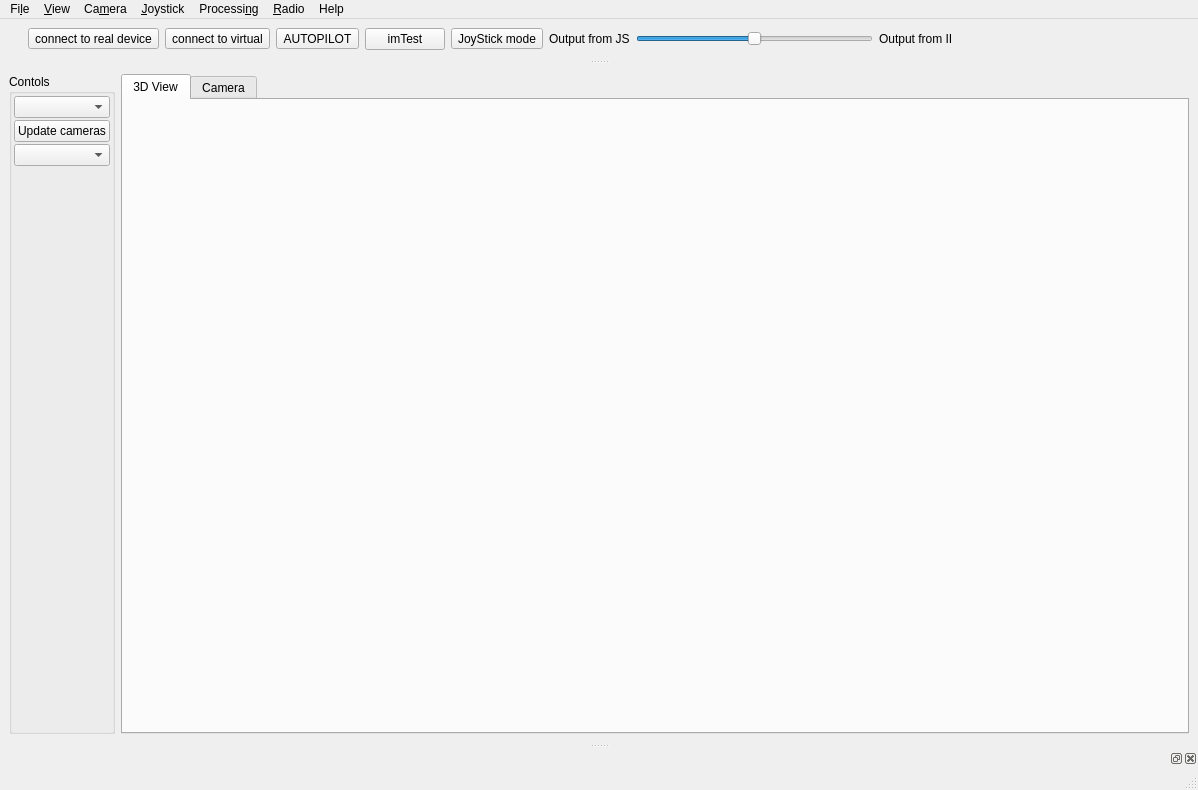
<?xml version="1.0" encoding="UTF-8"?>
<ui version="4.0">
 <class>PhysicsMainWindow</class>
 <widget class="QMainWindow" name="PhysicsMainWindow">
  <property name="geometry">
   <rect>
    <x>0</x>
    <y>0</y>
    <width>1198</width>
    <height>790</height>
   </rect>
  </property>
  <property name="windowTitle">
   <string>MainWindow</string>
  </property>
  <property name="windowIcon">
   <iconset resource="../../../resources/main.qrc">
    <normaloff>:/new/prefix1/transmit.png</normaloff>:/new/prefix1/transmit.png</iconset>
  </property>
  <widget class="QWidget" name="centralwidget">
   <layout class="QGridLayout" name="gridLayout">
    <item row="0" column="0">
     <widget class="QGroupBox" name="groupBox">
      <property name="maximumSize">
       <size>
        <width>350</width>
        <height>16777215</height>
       </size>
      </property>
      <property name="title">
       <string>Contols</string>
      </property>
      <layout class="QGridLayout" name="gridLayout_3">
       <property name="leftMargin">
        <number>2</number>
       </property>
       <property name="topMargin">
        <number>2</number>
       </property>
       <property name="rightMargin">
        <number>2</number>
       </property>
       <property name="bottomMargin">
        <number>2</number>
       </property>
       <property name="spacing">
        <number>2</number>
       </property>
       <item row="3" column="0">
        <widget class="CopterInputsWidget" name="inputsWidget" native="true"/>
       </item>
       <item row="0" column="0">
        <widget class="QComboBox" name="comboBox">
         <property name="currentText">
          <string/>
         </property>
        </widget>
       </item>
       <item row="2" column="0">
        <widget class="QComboBox" name="comboBox_2">
         <property name="currentText">
          <string/>
         </property>
        </widget>
       </item>
       <item row="1" column="0">
        <widget class="QPushButton" name="updateCameraButton">
         <property name="text">
          <string>Update cameras</string>
         </property>
        </widget>
       </item>
      </layout>
     </widget>
    </item>
    <item row="0" column="1">
     <widget class="QTabWidget" name="tabWidget">
      <property name="currentIndex">
       <number>0</number>
      </property>
      <widget class="QWidget" name="tab">
       <attribute name="title">
        <string>3D View</string>
       </attribute>
       <layout class="QGridLayout" name="gridLayout_4">
        <item row="0" column="0">
         <widget class="CloudViewDialog" name="cloud" native="true"/>
        </item>
       </layout>
      </widget>
      <widget class="QWidget" name="tab_2">
       <attribute name="title">
        <string>Camera</string>
       </attribute>
       <layout class="QGridLayout" name="gridLayout_5">
        <item row="0" column="0">
         <widget class="AdvancedImageWidget" name="imageView" native="true"/>
        </item>
       </layout>
      </widget>
     </widget>
    </item>
   </layout>
  </widget>
  <widget class="QMenuBar" name="menubar">
   <property name="geometry">
    <rect>
     <x>0</x>
     <y>0</y>
     <width>1198</width>
     <height>22</height>
    </rect>
   </property>
   <widget class="QMenu" name="menu12">
    <property name="title">
     <string>Fi&amp;le</string>
    </property>
    <addaction name="actionShowLog"/>
   </widget>
   <widget class="QMenu" name="menuCamera">
    <property name="title">
     <string>Ca&amp;mera</string>
    </property>
    <addaction name="actionCameraInput"/>
    <addaction name="actionCameraStart"/>
    <addaction name="actionCameraPause"/>
    <addaction name="actionCameraStop"/>
    <addaction name="actionCameraCaptureParamteres"/>
    <addaction name="separator"/>
    <addaction name="actionCameraCalibrate"/>
   </widget>
   <widget class="QMenu" name="menuJoystick">
    <property name="title">
     <string>&amp;Joystick</string>
    </property>
    <addaction name="actionJoystickParameters"/>
    <addaction name="separator"/>
   </widget>
   <widget class="QMenu" name="menuAbout">
    <property name="title">
     <string>Help</string>
    </property>
    <addaction name="actionDownloadModels"/>
    <addaction name="separator"/>
    <addaction name="actionAbout"/>
   </widget>
   <widget class="QMenu" name="menuProcessing">
    <property name="title">
     <string>Processi&amp;ng</string>
    </property>
    <addaction name="actionCameraModel"/>
    <addaction name="separator"/>
    <addaction name="actionFlowParameters"/>
    <addaction name="actionPatternDetector"/>
    <addaction name="separator"/>
    <addaction name="actionFlightController"/>
   </widget>
   <widget class="QMenu" name="menuView">
    <property name="title">
     <string>&amp;View</string>
    </property>
    <addaction name="actionNewBackend"/>
    <addaction name="actionStatistics"/>
    <addaction name="separator"/>
    <addaction name="actionWorldRedraw"/>
   </widget>
   <widget class="QMenu" name="menuRadio">
    <property name="title">
     <string>&amp;Radio</string>
    </property>
    <addaction name="actionRadioParameters"/>
   </widget>
   <addaction name="menu12"/>
   <addaction name="menuView"/>
   <addaction name="menuCamera"/>
   <addaction name="menuJoystick"/>
   <addaction name="menuProcessing"/>
   <addaction name="menuRadio"/>
   <addaction name="menuAbout"/>
  </widget>
  <widget class="QStatusBar" name="statusbar"/>
  <widget class="QDockWidget" name="dockWidget">
   <property name="sizePolicy">
    <sizepolicy hsizetype="Preferred" vsizetype="Fixed">
     <horstretch>0</horstretch>
     <verstretch>0</verstretch>
    </sizepolicy>
   </property>
   <property name="features">
    <set>QDockWidget::DockWidgetMovable|QDockWidget::DockWidgetVerticalTitleBar</set>
   </property>
   <attribute name="dockWidgetArea">
    <number>4</number>
   </attribute>
   <widget class="QWidget" name="dockWidgetContents">
    <layout class="QHBoxLayout" name="horizontalLayout">
     <item>
      <widget class="QToolButton" name="toolButton_3">
       <property name="text">
        <string>connect to real device</string>
       </property>
       <property name="icon">
        <iconset resource="../../../resources/main.qrc">
         <normaloff>:/new/prefix1/connect.png</normaloff>:/new/prefix1/connect.png</iconset>
       </property>
       <property name="iconSize">
        <size>
         <width>32</width>
         <height>32</height>
        </size>
       </property>
       <property name="toolButtonStyle">
        <enum>Qt::ToolButtonTextUnderIcon</enum>
       </property>
      </widget>
     </item>
     <item>
      <widget class="QToolButton" name="connetToVirtualButton">
       <property name="text">
        <string>connect to virtual</string>
       </property>
       <property name="icon">
        <iconset resource="../../../resources/main.qrc">
         <normaloff>:/new/prefix1/server_connect.png</normaloff>:/new/prefix1/server_connect.png</iconset>
       </property>
       <property name="iconSize">
        <size>
         <width>32</width>
         <height>32</height>
        </size>
       </property>
       <property name="toolButtonStyle">
        <enum>Qt::ToolButtonTextUnderIcon</enum>
       </property>
      </widget>
     </item>
     <item>
      <widget class="QToolButton" name="toolButton_2">
       <property name="text">
        <string>AUTOPILOT</string>
       </property>
       <property name="icon">
        <iconset resource="../../../resources/main.qrc">
         <normaloff>:/new/prefix1/robot.png</normaloff>:/new/prefix1/robot.png</iconset>
       </property>
       <property name="iconSize">
        <size>
         <width>32</width>
         <height>32</height>
        </size>
       </property>
       <property name="toolButtonStyle">
        <enum>Qt::ToolButtonTextUnderIcon</enum>
       </property>
      </widget>
     </item>
     <item>
      <widget class="QPushButton" name="pushButton">
       <property name="text">
        <string>imTest</string>
       </property>
       <property name="icon">
        <iconset resource="../../../resources/main.qrc">
         <normaloff>:/new/colors/colors/color_blue.png</normaloff>:/new/colors/colors/color_blue.png</iconset>
       </property>
      </widget>
     </item>
     <item>
      <widget class="QToolButton" name="JoyButton">
       <property name="text">
        <string>JoyStick mode</string>
       </property>
       <property name="icon">
        <iconset resource="../../../resources/main.qrc">
         <normaloff>:/new/prefix1/controller.png</normaloff>:/new/prefix1/controller.png</iconset>
       </property>
       <property name="iconSize">
        <size>
         <width>32</width>
         <height>32</height>
        </size>
       </property>
       <property name="toolButtonStyle">
        <enum>Qt::ToolButtonTextUnderIcon</enum>
       </property>
      </widget>
     </item>
     <item>
      <widget class="QLabel" name="label">
       <property name="text">
        <string>Output from JS</string>
       </property>
      </widget>
     </item>
     <item>
      <widget class="QSlider" name="iiOutputSlider">
       <property name="minimum">
        <number>-1</number>
       </property>
       <property name="maximum">
        <number>1</number>
       </property>
       <property name="orientation">
        <enum>Qt::Horizontal</enum>
       </property>
      </widget>
     </item>
     <item>
      <widget class="QLabel" name="label_2">
       <property name="text">
        <string>Output from II</string>
       </property>
      </widget>
     </item>
     <item>
      <spacer name="horizontalSpacer">
       <property name="orientation">
        <enum>Qt::Horizontal</enum>
       </property>
       <property name="sizeHint" stdset="0">
        <size>
         <width>40</width>
         <height>20</height>
        </size>
       </property>
      </spacer>
     </item>
    </layout>
   </widget>
  </widget>
  <widget class="QDockWidget" name="logDockWidget">
   <attribute name="dockWidgetArea">
    <number>8</number>
   </attribute>
   <widget class="LoggerWidget" name="logWidget"/>
  </widget>
  <action name="actionAbout">
   <property name="icon">
    <iconset resource="../../../resources/main.qrc">
     <normaloff>:/new/prefix1/info_rhombus.png</normaloff>:/new/prefix1/info_rhombus.png</iconset>
   </property>
   <property name="text">
    <string>&amp;About</string>
   </property>
  </action>
  <action name="actionCameraInput">
   <property name="icon">
    <iconset resource="../../../resources/main.qrc">
     <normaloff>:/new/prefix1/webcam_add.png</normaloff>:/new/prefix1/webcam_add.png</iconset>
   </property>
   <property name="text">
    <string>&amp;Camera Input</string>
   </property>
  </action>
  <action name="actionCameraStart">
   <property name="icon">
    <iconset resource="../../../resources/main.qrc">
     <normaloff>:/new/prefix1/play.png</normaloff>:/new/prefix1/play.png</iconset>
   </property>
   <property name="text">
    <string>&amp;Start</string>
   </property>
  </action>
  <action name="actionCameraPause">
   <property name="icon">
    <iconset resource="../../../resources/main.qrc">
     <normaloff>:/new/prefix1/pause.png</normaloff>:/new/prefix1/pause.png</iconset>
   </property>
   <property name="text">
    <string>&amp;Pause</string>
   </property>
  </action>
  <action name="actionCameraStop">
   <property name="icon">
    <iconset resource="../../../resources/main.qrc">
     <normaloff>:/new/prefix1/stop_2.png</normaloff>:/new/prefix1/stop_2.png</iconset>
   </property>
   <property name="text">
    <string>St&amp;op</string>
   </property>
  </action>
  <action name="actionJoystickParameters">
   <property name="icon">
    <iconset resource="../../../resources/main.qrc">
     <normaloff>:/new/prefix1/joystick_error.png</normaloff>:/new/prefix1/joystick_error.png</iconset>
   </property>
   <property name="text">
    <string>&amp;Parameters</string>
   </property>
  </action>
  <action name="actionCameraModel">
   <property name="icon">
    <iconset resource="../../../resources/main.qrc">
     <normaloff>:/new/prefix1/webcam_add.png</normaloff>:/new/prefix1/webcam_add.png</iconset>
   </property>
   <property name="text">
    <string>&amp;Camera Model</string>
   </property>
  </action>
  <action name="actionNewBackend">
   <property name="checkable">
    <bool>true</bool>
   </property>
   <property name="icon">
    <iconset resource="../../../resources/main.qrc">
     <normaloff>:/new/prefix1/flag_start.png</normaloff>:/new/prefix1/flag_start.png</iconset>
   </property>
   <property name="text">
    <string>&amp;New Backend</string>
   </property>
   <property name="toolTip">
    <string>New Backend</string>
   </property>
  </action>
  <action name="actionShowLog">
   <property name="checkable">
    <bool>true</bool>
   </property>
   <property name="icon">
    <iconset resource="../../../resources/main.qrc">
     <normaloff>:/new/prefix1/application_view_list.png</normaloff>:/new/prefix1/application_view_list.png</iconset>
   </property>
   <property name="text">
    <string>&amp;Show Log</string>
   </property>
  </action>
  <action name="actionCameraCaptureParamteres">
   <property name="icon">
    <iconset resource="../../../resources/main.qrc">
     <normaloff>:/new/prefix1/cctv_camera.png</normaloff>:/new/prefix1/cctv_camera.png</iconset>
   </property>
   <property name="text">
    <string>Ca&amp;mera Capture Paramteres</string>
   </property>
  </action>
  <action name="actionCameraCalibrate">
   <property name="icon">
    <iconset resource="../../../resources/main.qrc">
     <normaloff>:/new/prefix1/2cam-blend-b.png</normaloff>:/new/prefix1/2cam-blend-b.png</iconset>
   </property>
   <property name="text">
    <string>Cam&amp;era Calibrate</string>
   </property>
  </action>
  <action name="actionRadioParameters">
   <property name="icon">
    <iconset resource="../../../resources/main.qrc">
     <normaloff>:/new/prefix1/radio_modern.png</normaloff>:/new/prefix1/radio_modern.png</iconset>
   </property>
   <property name="text">
    <string>&amp;Radio Parameters</string>
   </property>
  </action>
  <action name="actionFlightController">
   <property name="icon">
    <iconset resource="../../../resources/main.qrc">
     <normaloff>:/new/prefix1/calculator.png</normaloff>:/new/prefix1/calculator.png</iconset>
   </property>
   <property name="text">
    <string>&amp;Flight Controller</string>
   </property>
  </action>
  <action name="actionPatternDetector">
   <property name="icon">
    <iconset resource="../../../resources/main.qrc">
     <normaloff>:/new/prefix1/fingerprint.png</normaloff>:/new/prefix1/fingerprint.png</iconset>
   </property>
   <property name="text">
    <string>&amp;Pattern Detector</string>
   </property>
  </action>
  <action name="actionStatistics">
   <property name="icon">
    <iconset resource="../../../resources/main.qrc">
     <normaloff>:/new/prefix1/monitor.png</normaloff>:/new/prefix1/monitor.png</iconset>
   </property>
   <property name="text">
    <string>&amp;Statistics</string>
   </property>
  </action>
  <action name="actionFlowParameters">
   <property name="icon">
    <iconset resource="../../../resources/main.qrc">
     <normaloff>:/new/prefix1/filter.png</normaloff>:/new/prefix1/filter.png</iconset>
   </property>
   <property name="text">
    <string>F&amp;low Parameters</string>
   </property>
  </action>
  <action name="actionDownloadModels">
   <property name="icon">
    <iconset resource="../../../resources/main.qrc">
     <normaloff>:/new/prefix1/down_alt.png</normaloff>:/new/prefix1/down_alt.png</iconset>
   </property>
   <property name="text">
    <string>Download Models</string>
   </property>
  </action>
  <action name="actionWorldRedraw">
   <property name="icon">
    <iconset resource="../../../resources/main.qrc">
     <normaloff>:/new/prefix1/picture.png</normaloff>:/new/prefix1/picture.png</iconset>
   </property>
   <property name="text">
    <string>World Redraw</string>
   </property>
  </action>
 </widget>
 <customwidgets>
  <customwidget>
   <class>CloudViewDialog</class>
   <extends>QWidget</extends>
   <header location="global">cloudViewDialog.h</header>
   <container>1</container>
  </customwidget>
  <customwidget>
   <class>AdvancedImageWidget</class>
   <extends>QWidget</extends>
   <header location="global">advancedImageWidget.h</header>
   <container>1</container>
  </customwidget>
  <customwidget>
   <class>CopterInputsWidget</class>
   <extends>QWidget</extends>
   <header>copterInputsWidget.h</header>
   <container>1</container>
  </customwidget>
  <customwidget>
   <class>LoggerWidget</class>
   <extends>QWidget</extends>
   <header>loggerWidget.h</header>
   <container>1</container>
  </customwidget>
 </customwidgets>
 <resources>
  <include location="../../../resources/main.qrc"/>
 </resources>
 <connections>
  <connection>
   <sender>actionShowLog</sender>
   <signal>toggled(bool)</signal>
   <receiver>logDockWidget</receiver>
   <slot>setVisible(bool)</slot>
   <hints>
    <hint type="sourcelabel">
     <x>-1</x>
     <y>-1</y>
    </hint>
    <hint type="destinationlabel">
     <x>537</x>
     <y>767</y>
    </hint>
   </hints>
  </connection>
  <connection>
   <sender>actionCameraStart</sender>
   <signal>triggered()</signal>
   <receiver>PhysicsMainWindow</receiver>
   <slot>startCamera()</slot>
   <hints>
    <hint type="sourcelabel">
     <x>-1</x>
     <y>-1</y>
    </hint>
    <hint type="destinationlabel">
     <x>537</x>
     <y>348</y>
    </hint>
   </hints>
  </connection>
  <connection>
   <sender>actionCameraStop</sender>
   <signal>triggered()</signal>
   <receiver>PhysicsMainWindow</receiver>
   <slot>stopCamera()</slot>
   <hints>
    <hint type="sourcelabel">
     <x>-1</x>
     <y>-1</y>
    </hint>
    <hint type="destinationlabel">
     <x>537</x>
     <y>348</y>
    </hint>
   </hints>
  </connection>
  <connection>
   <sender>actionCameraPause</sender>
   <signal>triggered()</signal>
   <receiver>PhysicsMainWindow</receiver>
   <slot>pauseCamera()</slot>
   <hints>
    <hint type="sourcelabel">
     <x>-1</x>
     <y>-1</y>
    </hint>
    <hint type="destinationlabel">
     <x>537</x>
     <y>348</y>
    </hint>
   </hints>
  </connection>
  <connection>
   <sender>actionCameraInput</sender>
   <signal>triggered()</signal>
   <receiver>PhysicsMainWindow</receiver>
   <slot>showCameraInput()</slot>
   <hints>
    <hint type="sourcelabel">
     <x>-1</x>
     <y>-1</y>
    </hint>
    <hint type="destinationlabel">
     <x>537</x>
     <y>348</y>
    </hint>
   </hints>
  </connection>
  <connection>
   <sender>actionCameraCaptureParamteres</sender>
   <signal>triggered()</signal>
   <receiver>PhysicsMainWindow</receiver>
   <slot>showCameraParametersWidget()</slot>
   <hints>
    <hint type="sourcelabel">
     <x>-1</x>
     <y>-1</y>
    </hint>
    <hint type="destinationlabel">
     <x>537</x>
     <y>348</y>
    </hint>
   </hints>
  </connection>
  <connection>
   <sender>actionAbout</sender>
   <signal>triggered()</signal>
   <receiver>PhysicsMainWindow</receiver>
   <slot>showAboutWidget()</slot>
   <hints>
    <hint type="sourcelabel">
     <x>-1</x>
     <y>-1</y>
    </hint>
    <hint type="destinationlabel">
     <x>537</x>
     <y>348</y>
    </hint>
   </hints>
  </connection>
  <connection>
   <sender>actionJoystickParameters</sender>
   <signal>triggered()</signal>
   <receiver>PhysicsMainWindow</receiver>
   <slot>showJoystickSettingsWidget()</slot>
   <hints>
    <hint type="sourcelabel">
     <x>-1</x>
     <y>-1</y>
    </hint>
    <hint type="destinationlabel">
     <x>537</x>
     <y>348</y>
    </hint>
   </hints>
  </connection>
  <connection>
   <sender>actionRadioParameters</sender>
   <signal>triggered()</signal>
   <receiver>PhysicsMainWindow</receiver>
   <slot>showRadioControlWidget()</slot>
   <hints>
    <hint type="sourcelabel">
     <x>-1</x>
     <y>-1</y>
    </hint>
    <hint type="destinationlabel">
     <x>537</x>
     <y>348</y>
    </hint>
   </hints>
  </connection>
  <connection>
   <sender>actionFlightController</sender>
   <signal>triggered()</signal>
   <receiver>PhysicsMainWindow</receiver>
   <slot>showFlightControllerParameters()</slot>
   <hints>
    <hint type="sourcelabel">
     <x>-1</x>
     <y>-1</y>
    </hint>
    <hint type="destinationlabel">
     <x>537</x>
     <y>348</y>
    </hint>
   </hints>
  </connection>
  <connection>
   <sender>actionPatternDetector</sender>
   <signal>triggered()</signal>
   <receiver>PhysicsMainWindow</receiver>
   <slot>showPatternDetectionParameters()</slot>
   <hints>
    <hint type="sourcelabel">
     <x>-1</x>
     <y>-1</y>
    </hint>
    <hint type="destinationlabel">
     <x>598</x>
     <y>394</y>
    </hint>
   </hints>
  </connection>
  <connection>
   <sender>actionStatistics</sender>
   <signal>triggered()</signal>
   <receiver>PhysicsMainWindow</receiver>
   <slot>showStatistics()</slot>
   <hints>
    <hint type="sourcelabel">
     <x>-1</x>
     <y>-1</y>
    </hint>
    <hint type="destinationlabel">
     <x>598</x>
     <y>394</y>
    </hint>
   </hints>
  </connection>
  <connection>
   <sender>actionFlowParameters</sender>
   <signal>triggered()</signal>
   <receiver>PhysicsMainWindow</receiver>
   <slot>showProcessingParametersWidget()</slot>
   <hints>
    <hint type="sourcelabel">
     <x>-1</x>
     <y>-1</y>
    </hint>
    <hint type="destinationlabel">
     <x>598</x>
     <y>394</y>
    </hint>
   </hints>
  </connection>
  <connection>
   <sender>actionCameraModel</sender>
   <signal>triggered()</signal>
   <receiver>PhysicsMainWindow</receiver>
   <slot>showCameraModelWidget()</slot>
   <hints>
    <hint type="sourcelabel">
     <x>-1</x>
     <y>-1</y>
    </hint>
    <hint type="destinationlabel">
     <x>598</x>
     <y>394</y>
    </hint>
   </hints>
  </connection>
  <connection>
   <sender>actionCameraCalibrate</sender>
   <signal>triggered()</signal>
   <receiver>PhysicsMainWindow</receiver>
   <slot>calibrateCamera()</slot>
   <hints>
    <hint type="sourcelabel">
     <x>-1</x>
     <y>-1</y>
    </hint>
    <hint type="destinationlabel">
     <x>598</x>
     <y>394</y>
    </hint>
   </hints>
  </connection>
 </connections>
 <slots>
  <slot>showCameraInput()</slot>
  <slot>startCamera()</slot>
  <slot>pauseCamera()</slot>
  <slot>stopCamera()</slot>
  <slot>showCameraParametersWidget()</slot>
  <slot>showCameraModelWidget()</slot>
  <slot>showGraphDialog()</slot>
  <slot>showAboutWidget()</slot>
  <slot>showJoystickSettingsWidget()</slot>
  <slot>showRadioControlWidget()</slot>
  <slot>showFlightControllerParameters()</slot>
  <slot>calibrateCamera()</slot>
  <slot>showPatternDetectionParameters()</slot>
  <slot>showProcessingParametersWidget()</slot>
  <slot>showStatistics()</slot>
 </slots>
</ui>
